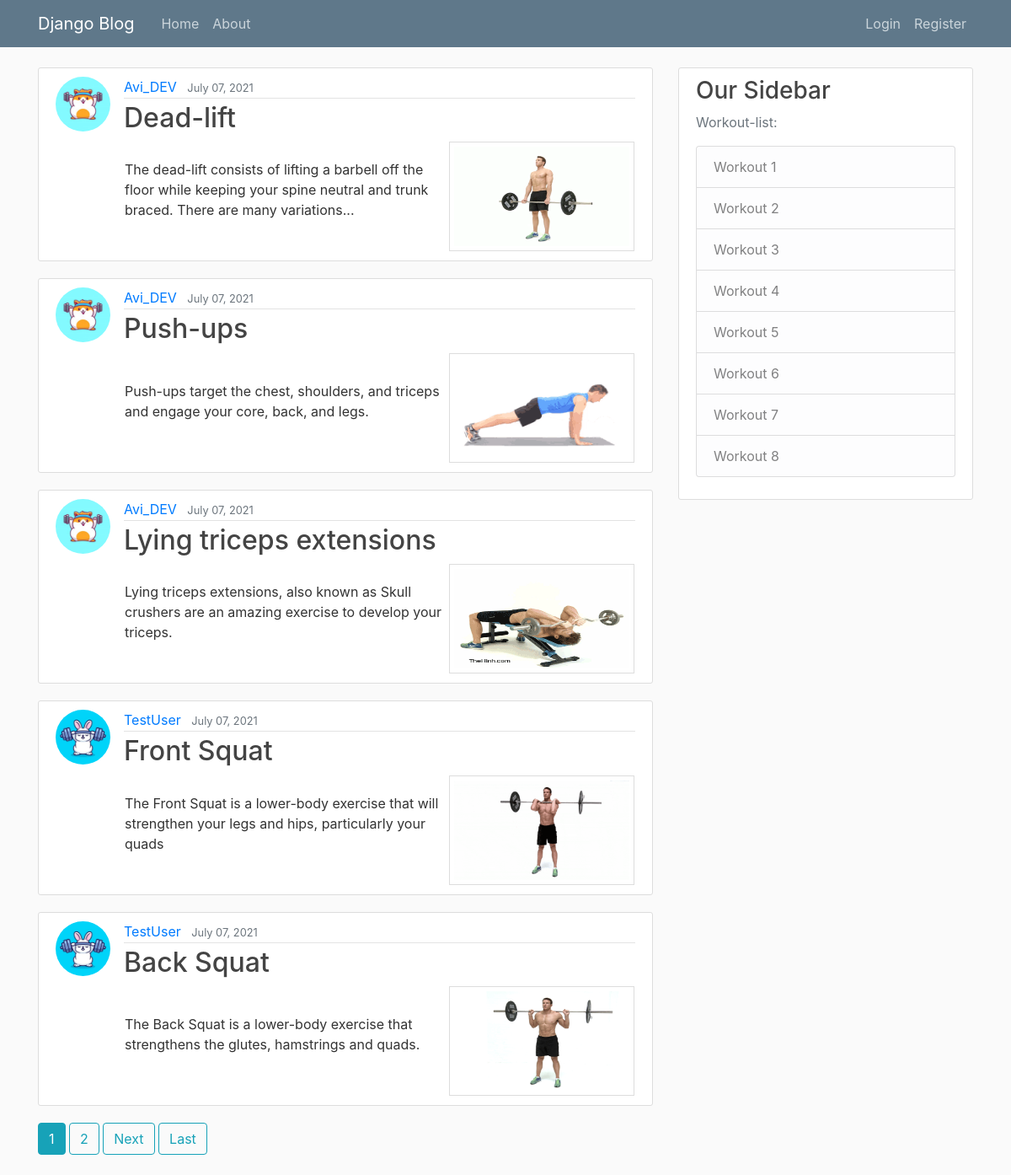
Before: / with the older database file.
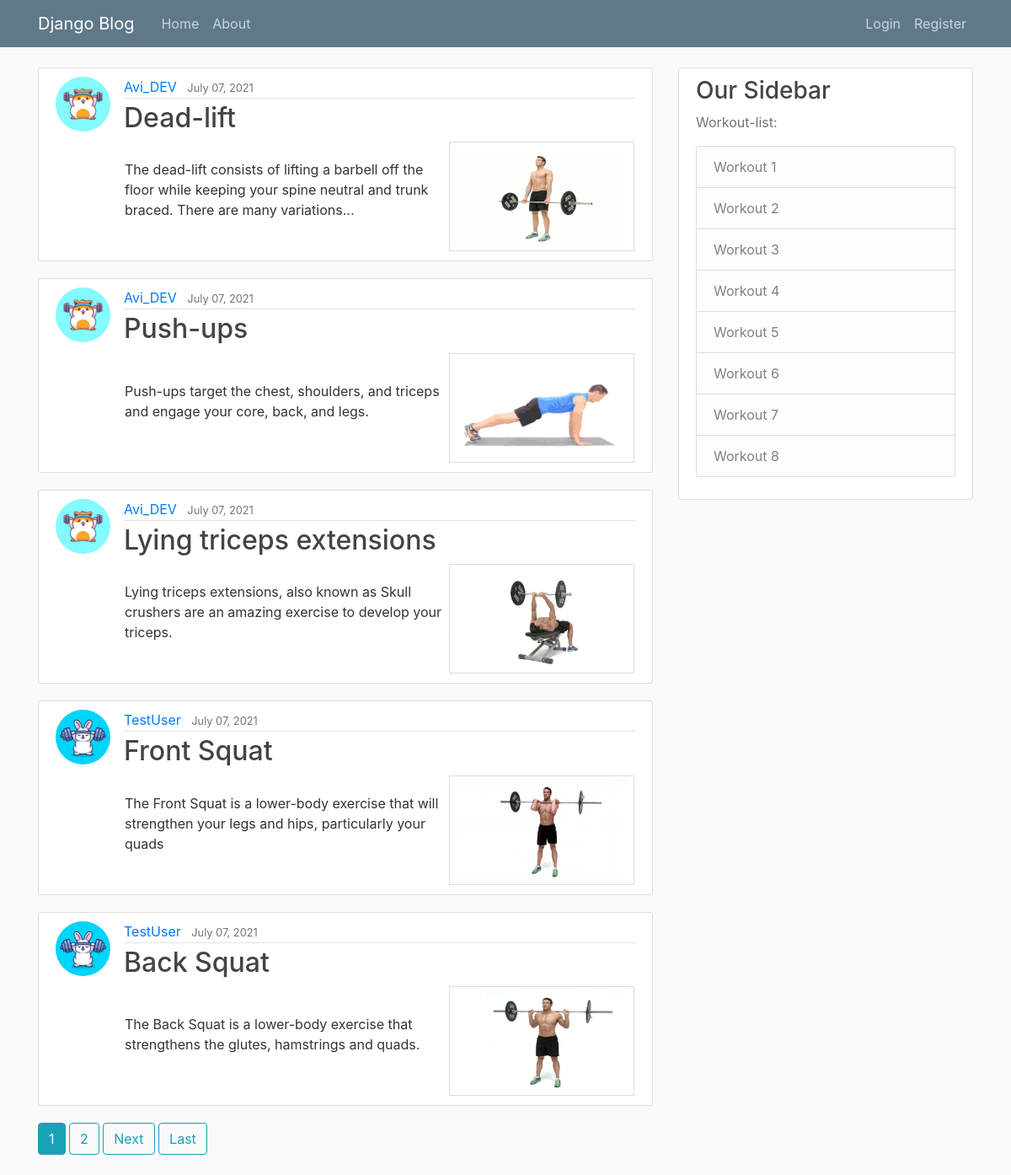
After: the same page with the newer database file.
### blog/models.py (models this page shows, shortened)
class Post(models.Model):
    title = models.CharField(max_length=100)
    header_image = models.ImageField(null=True, blank=True, upload_to="images/")
    content = models.TextField()
    date_posted = models.DateTimeField(default=timezone.now)
    author = models.ForeignKey(User, on_delete=models.CASCADE)

### users/models.py (models this page shows, shortened)
class Profile(models.Model):
    user = models.OneToOneField(User, on_delete=models.CASCADE)
    image = models.ImageField(default='default.jpg', upload_to='profile_pics')

### blog/views.py (the view)
# urls.py: path('', PostListView.as_view(), name='blog-home'),
class PostListView(ListView):
    model = Post
    template_name = 'blog/home.html'  # <app>/<model>_<viewtype>.html
    context_object_name = 'posts'
    ordering = ['-date_posted']
    paginate_by = 5

### blog/templates/blog/home.html (shortened to what this page needs)
{% extends "blog/base.html" %}
{% block content %}
    {% for post in posts %}
        <article class="media content-section">
          <img class="rounded-circle article-img" src="{{ post.author.profile.image.url }}">
          <div class="media-body">
            <div class="article-metadata">
              <a class="mr-2" href="{% url 'user-posts' post.author.username %}">{{ post.author }}</a>
              <small class="text-muted">{{ post.date_posted|date:"F d, Y" }}</small>
            </div>
            <html>
              <body >
                  <h2><a class="article-title" href="{% url 'post-detail' post.id %}">{{ post.title }}</a></h2>
                  <table>
                      <tr>
                      <td width=70%>
                          <p class="article-content">{{ post.content }}</p>
                      </td>
                      <td width=30% align="right">
                          <div class="exercise" <a target="_blank" href="{{post.header_image.url}}">
                          <img style="border: 1px solid #ddd;
                          padding: 5px;
                          height:130px;
                          width: 220px;" src="{{post.header_image.url}}"  alt="exercise">
                          </a></div>
                      </td>
                      </tr>
                  </table>
              </body>
            </html>
          </div>
        </article>
    {% endfor %}
    {% if is_paginated %}
      {% for num in page_obj.paginator.page_range %}
        {% if page_obj.number == num %}
          <a class="btn btn-info mb-4" href="?page={{ num }}">{{ num }}</a>
        {% elif num > page_obj.number|add:'-3' and num < page_obj.number|add:'3' %}
          <a class="btn btn-outline-info mb-4" href="?page={{ num }}">{{ num }}</a>
        {% endif %}
      {% endfor %}
      {% if page_obj.has_next %}
        <a class="btn btn-outline-info mb-4" href="?page={{ page_obj.next_page_number }}">Next</a>
        <a class="btn btn-outline-info mb-4" href="?page={{ page_obj.paginator.num_pages }}">Last</a>
      {% endif %}
    {% endif %}
{% endblock content %}

Changed rows visible on the page:
changed Post "Lying triceps extensions": header_image: a different picture
